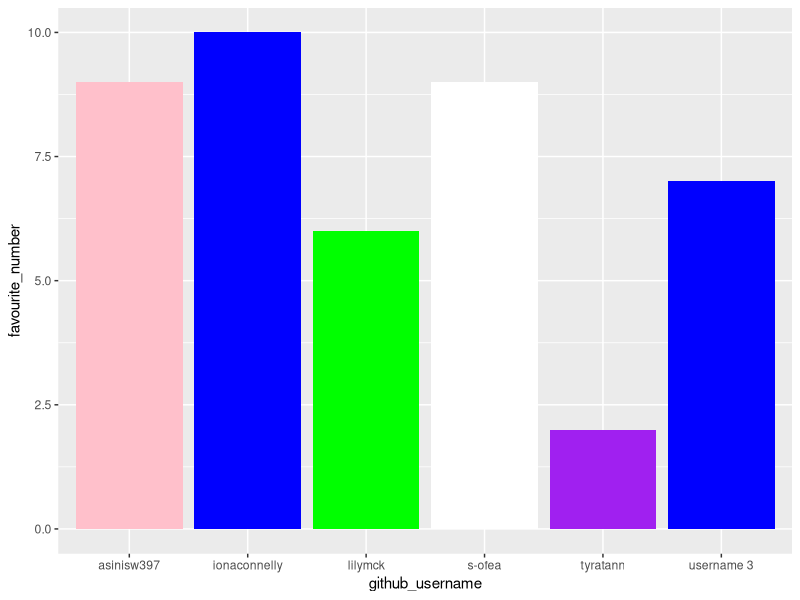

The R script that drew this image:
## ---- chunk 1
library(tidyverse) 
## ---- chunk 2
team_data <- tibble(
  name = c("Asini", "Lily", "Iona", 
           "Tanvee", "Sofea", "Tyra"),
  github_username = c("asinisw397", "lilymck", "ionaconnelly", 
                      "username 3", "s-ofea", "tyratann"), 
  colour = c("pink", "green", "blue", 
             "blue", "white", "purple"),
  hobby = c("Playing the violin", "Music", "Swimming", 
            "Music", "Driving", "guitar"),
  favourite_number = c(9, 6, 10, 7, 9, 2)
  )

team_data
## ---- chunk 3
p1 <- ggplot(data = team_data, 
             mapping = aes(x = github_username, 
                           y = favourite_number,
                           fill = colour), 
             ) +
   geom_col() +
   scale_fill_identity()
p1
